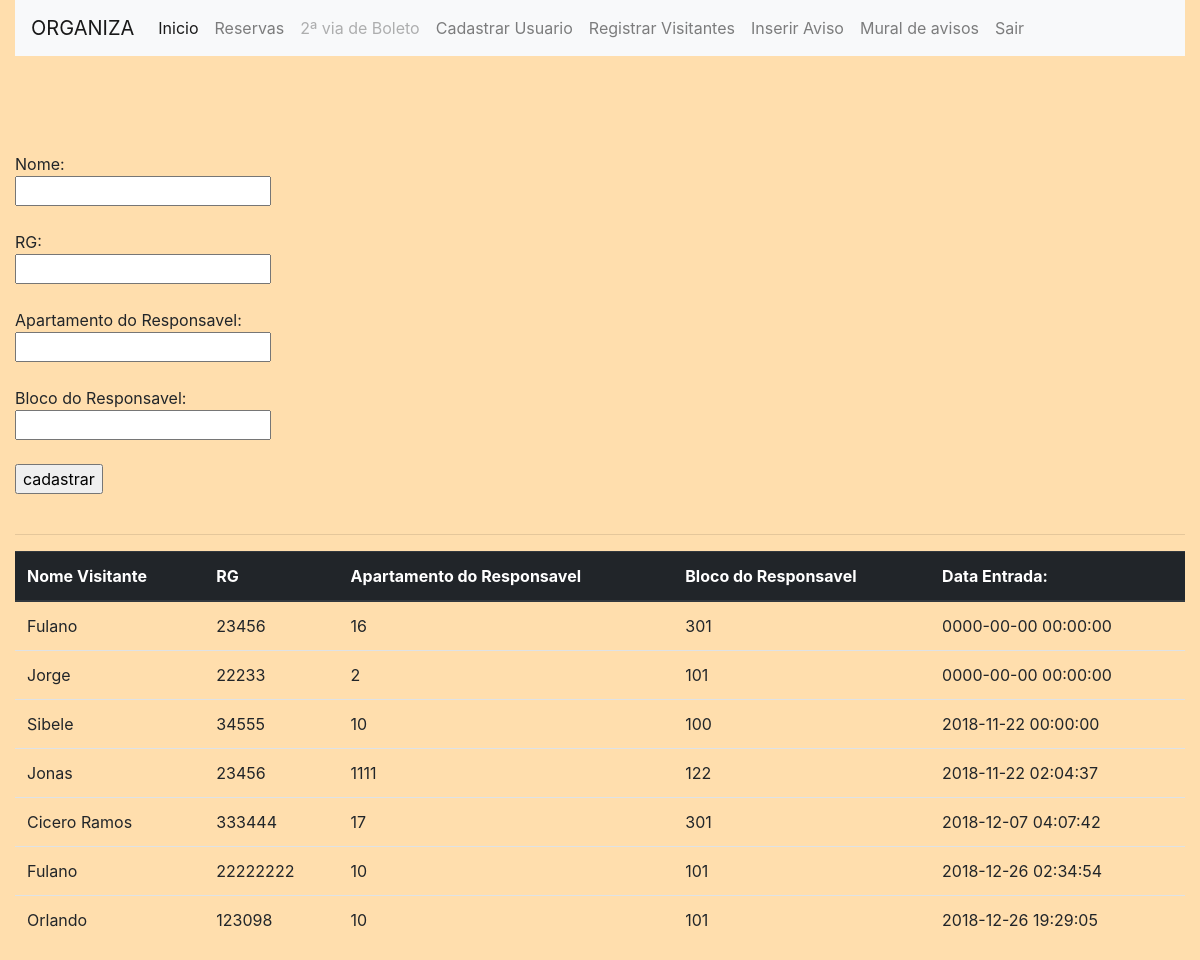
Page /cadastro_visitantes.php (signed in) on the committed database.
### tables this page shows
CREATE TABLE `visitantes` (
  `id` int(100) NOT NULL,
  `nome` varchar(100) DEFAULT NULL,
  `rg` varchar(20) NOT NULL,
  `ap_responsavel` varchar(20) NOT NULL,
  `bl_responsavel` varchar(20) NOT NULL,
  `data` datetime NOT NULL
);

### cadastro_visitantes.php (the view, shortened to what this page needs)
<!DOCTYPE html>
<html>
<head>
	 <link rel="stylesheet" type="text/css" href="css/estilo2.css"/>
	 <link rel="stylesheet" href="https://stackpath.bootstrapcdn.com/bootstrap/4.1.2/css/bootstrap.min.css">
</head>
</body>
<div class="container-fluid">
	<?php include "menu.php"; ?>
<table class="table">
	<thead class="thead-dark">
	<tr>
		<th scope="col">Nome Visitante</th>
		<th scope="col">RG</th>
		<th scope="col">Apartamento do Responsavel</th>
		<th scope="col">Bloco do Responsavel</th>
		<th scope="col">Data Entrada:</th>
	</tr>
	</thead>
<?php
require 'config.php';
	$sql = "SELECT * from visitantes";
	$sql = $pdo->query($sql);
	if($sql->rowCount() > 0){
		foreach ($sql->fetchAll() as $visitantes) {
			echo '<tr>';
			echo '<td>'.$visitantes['nome'].'</td>';
			echo '<td>'.$visitantes['rg'].'</td>';
			echo '<td>'.$visitantes['bl_responsavel'].'</td>';
			echo '<td>'.$visitantes['ap_responsavel'].'</td>';
			echo '<td>'.$visitantes['data'].'</td>';
			echo '</tr>';
		}
	}else{
		echo "Não há visitantes!";
	}
?>
<form method="POST">
	<input type="text" name="nome" /></br></br>
	<input type="text" name="rg" /></br></br>
	<input type="text" name="apartamento" /></br></br>
	<input type="text" name="bloco" /></br></br>
	<input type="submit" value="cadastrar"/>
</form>
<br><br>
<hr/>
</div>
</body>
</html>

### menu.php (shortened to what this page needs)
<nav class="navbar navbar-expand-lg navbar-light bg-light">
  <div class="navbar-brand">ORGANIZA</div>
  <div class="collapse navbar-collapse" id="navbarNav">
    <ul class="navbar-nav">
      <li class="nav-item active">
        <a class="nav-link" href="inicio_condominio.php">Inicio <span class="sr-only">(current)</span></a>
      </li>
      <li class="nav-item">
        <a class="nav-link" href="reserva_condominioview.php">Reservas</a>
      </li>
      <li class="nav-item">
        <a class="nav-link disabled" href="#">2ª via de Boleto</a>
      </li>
      <li class="nav-item">
        <a class="nav-link" href="cadastro.php">Cadastrar Usuario</a>
      </li>
      <li class="nav-item">
        <a class="nav-link" href="cadastro_visitantes.php">Registrar Visitantes</a>
      </li>
       <li class="nav-item">
        <a class="nav-link" href="upload.php">Inserir Aviso</a>
      </li>
      <li class="nav-item">
        <a class="nav-link" href="mural.php">Mural de avisos</a>
      </li>
       <li class="nav-item">
        <a class="nav-link" href="sair.php">Sair</a>
      </li>
    </ul>
  </div>
</nav>

### css/estilo2.css (style rules this page uses)
input { max-width: 500px; }

### rows in the picture
visitantes: nome "Fulano", rg "23456", bl_responsavel "16", ap_responsavel "301", data "0000-00-00 00:00:00"
visitantes: nome "Jorge", rg "22233", bl_responsavel "2", ap_responsavel "101", data "0000-00-00 00:00:00"
visitantes: nome "Sibele", rg "34555", bl_responsavel "10", ap_responsavel "100", data "2018-11-22 00:00:00"
visitantes: nome "Jonas", rg "23456", bl_responsavel "1111", ap_responsavel "122", data "2018-11-22 02:04:37"
visitantes: nome "Cicero Ramos", rg "333444", bl_responsavel "17", ap_responsavel "301", data "2018-12-07 04:07:42"
visitantes: nome "Fulano", rg "22222222", bl_responsavel "10", ap_responsavel "101", data "2018-12-26 02:34:54"
visitantes: nome "Orlando", rg "123098", bl_responsavel "10", ap_responsavel "101", data "2018-12-26 19:29:05"
